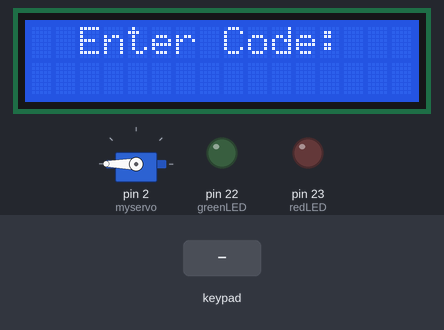
A sketch run on a simulated Arduino Mega 2560, built with avr-gcc and run on an emulated ATmega2560. On the bench: 16×2 character LCD, servo, output pins drawn as LEDs (lit = HIGH). Dashed ring = blinking. Inputs (shaded band) come from the test bench.

Above: at 1.2 s.
1.3 s: key '#' pressed
At 1.56 s:
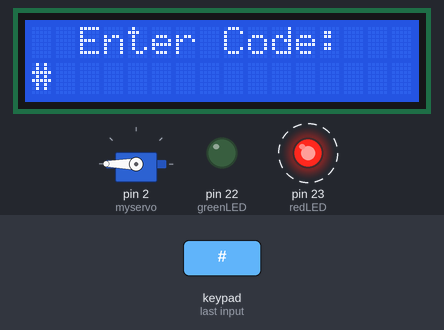
3.1 s: keypad keys 1 1 1 1 # pressed 0.4 s apart
At 7.8 s:
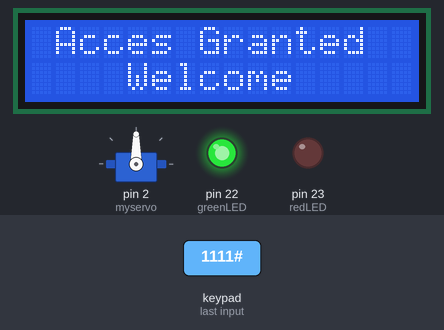
8.1 s: key 'A' pressed
11.1 s: keypad keys 4 0 4 1 4 2 4 3 # pressed 0.4 s apart
At 14.75 s:
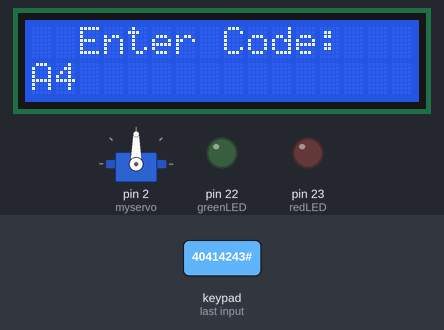
16.3 s: key 'B' pressed
18.4 s: keypad keys 1 1 1 1 A pressed 0.4 s apart
At 23.1 s:
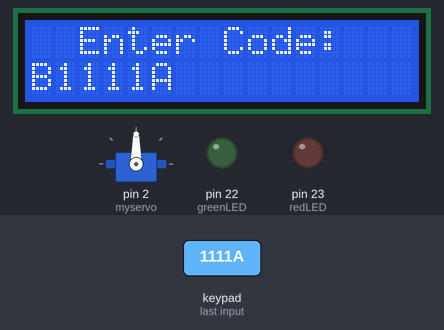
Timing chart, 0 to 24.3 s (numbered marks = the images above; inputs shaded):
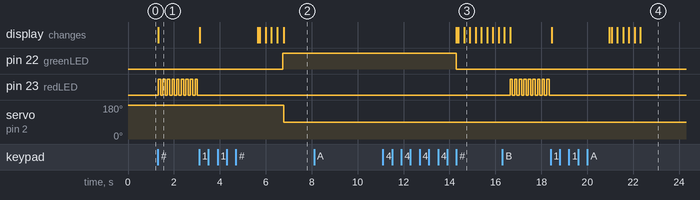

Measured:
- after the input at 1.3 s, pin 23 (redLED): alternates HIGH for 0.10 s and LOW for 0.10 s, starting at once; the display: changes at once (image 1)
- after the input at 3.1 s, pin 22 (greenLED): LOW → HIGH after 3.6 s; servo on pin 2 (myservo): 180° → 90° after 3.7 s
- after the input at 8.1 s, every drawn part: stays the same

The sketch:

automated-door-lock.ino
```cpp
/* Code devloped by Jayasurya Obbu on behalf of Immortal Electronics*/
/* This code is open-source */
/* Any doubts regarding code, just mail to jay@immortalelectronics.in (or) hello@jayasurya.me */
/* Dated 04 Oct 2015 */
/* Header Files can be downloaded from the root folder */

/* Including Header Files */
#include <Password.h>
#include <LiquidCrystal.h>
#include <Keypad.h>
#include <Servo.h>

/* Creating Object Instances */
Servo myservo;

/* Declaring Variables and Initializing Values */
int greenLED = 22;
int redLED = 23;
LiquidCrystal lcd(13, 12, 11, 10, 9, 8);
Password password = Password( "1111" );
int currentPosition = 0;
const byte ROWS = 4;
const byte COLS = 4;
char keys[ROWS][COLS] = {
  {
    '1','2','3','A',  }
  ,
  {
    '4','5','6','B',  }
  ,
  {
    '7','8','9','C',  }
  ,
  {
    '*','0','#','D',  }
};
byte rowPins[ROWS] = {
  40, 41, 42, 43};
byte colPins[COLS] = {
  47, 46, 45, 44};
Keypad keypad = Keypad( makeKeymap(keys), rowPins, colPins, ROWS, COLS );

/* Setup Function */
void setup(){
  lcd.begin(16, 2);
  Serial.begin(9600);
  keypad.setDebounceTime(50);
  displayCodeEntryScreen();
  keypad.addEventListener(keypadEvent);
  myservo.attach(2);
  myservo.write(180);
  pinMode(redLED, OUTPUT);
  pinMode(greenLED, OUTPUT);
  digitalWrite(redLED, LOW);
  digitalWrite(greenLED, LOW);
}

/* User Defined Function */
void displayCodeEntryScreen()
{
  password.reset();
  lcd.clear();
  lcd.setCursor(2, 0);
  lcd.print("Enter Code:");
  lcd.setCursor(0,1);
  keypad.addEventListener(keypadEvent);
  //setup and turn off both LEDs
  pinMode(redLED, OUTPUT);
  pinMode(greenLED, OUTPUT);
  digitalWrite(redLED, LOW);
  digitalWrite(greenLED, LOW);
}

/* Loop Function */
void loop(){
  keypad.getKey();
}

/* User Defined Function */
void keypadEvent(KeypadEvent eKey){
  switch (keypad.getState()){
  case PRESSED:
    lcd.print(eKey);
    switch (eKey){
    case '#':
      checkPassword();
      break;
    case '*':
         displayCodeEntryScreen(); break;
    default:
      password.append(eKey);
    }
 switch (keypad.getState()){
   case PRESSED:
   switch (eKey){
   case 'D': myservo.write(180); displayCodeEntryScreen();
    }
  }
  }
}

/* User Defined Function */
void checkPassword(){
  if (password.evaluate()){
    digitalWrite(greenLED, HIGH);
    lcd.clear();
    delay(30);
    lcd.setCursor(1, 0);
    lcd.print("Acces Granted");
    lcd.setCursor(4, 1);
    lcd.print("Welcome");
    unlockdoor();
    delay(2500);
    displayCodeEntryScreen();
  }
  else{
    loop(); {
      redlight();
    }
    lcd.clear();
    delay(10);
    lcd.setCursor(2, 0);
    lcd.print("Acces Denied");
    delay(2500);
    lcd.clear();
    displayCodeEntryScreen();
  }
}

/* User Defined Function */
void unlockdoor(){
  myservo.write(90);
  digitalWrite(greenLED, HIGH);
  delay(5000);
}

/* User Defined Function */
void redlight()
{
  int f=0;
  for(f=0;f<=8;f++)
  {
    digitalWrite(redLED, HIGH);
    delay(100);
    digitalWrite(redLED, LOW);
    delay(100);
  }
}
```

Password.h
```cpp
// (licence header left out)
#ifndef PASSWORD_H
#define PASSWORD_H

// Arduino versioning.
#if defined(ARDUINO) && ARDUINO >= 100
#include "Arduino.h"	// for digitalRead, digitalWrite, etc
#else
#include "WProgram.h"
#endif

#define MAX_PASSWORD_LENGTH 20

#define STRING_TERMINATOR '\0'

class Password {
public:
	Password(char* pass);

	void set(char* pass);
	bool is(char* pass);
	bool append(char character);
	void reset();
	bool evaluate();

	//char* getPassword();
	//char* getGuess();

	//operators
	Password &operator=(char* pass);
	bool operator==(char* pass);
	bool operator!=(char* pass);
	Password &operator<<(char character);

private:
	char* target;
	char guess[ MAX_PASSWORD_LENGTH ];
	byte currentIndex;
};

#endif

/*
|| @changelog
|| | 1.1 2009-06-17 - Alexander Brevig : Added assignment operator =, equality operators == != and insertion operator <<
|| | 1.0 2009-06-17 - Alexander Brevig : Initial Release
|| #
*/
```
